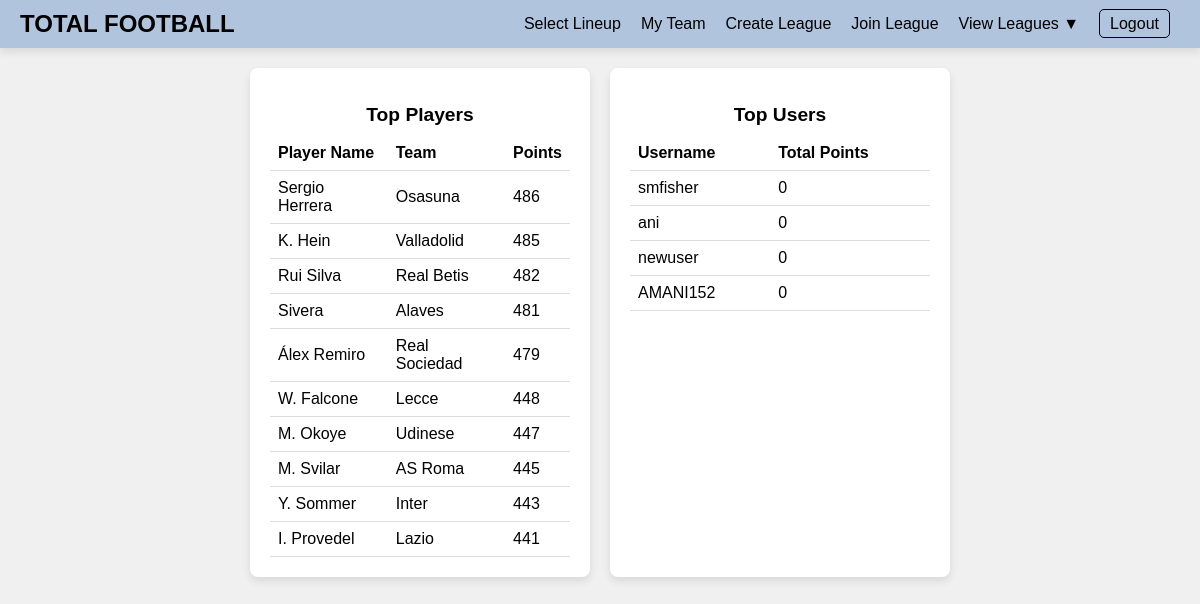
Page /homepage on the earlier database version.
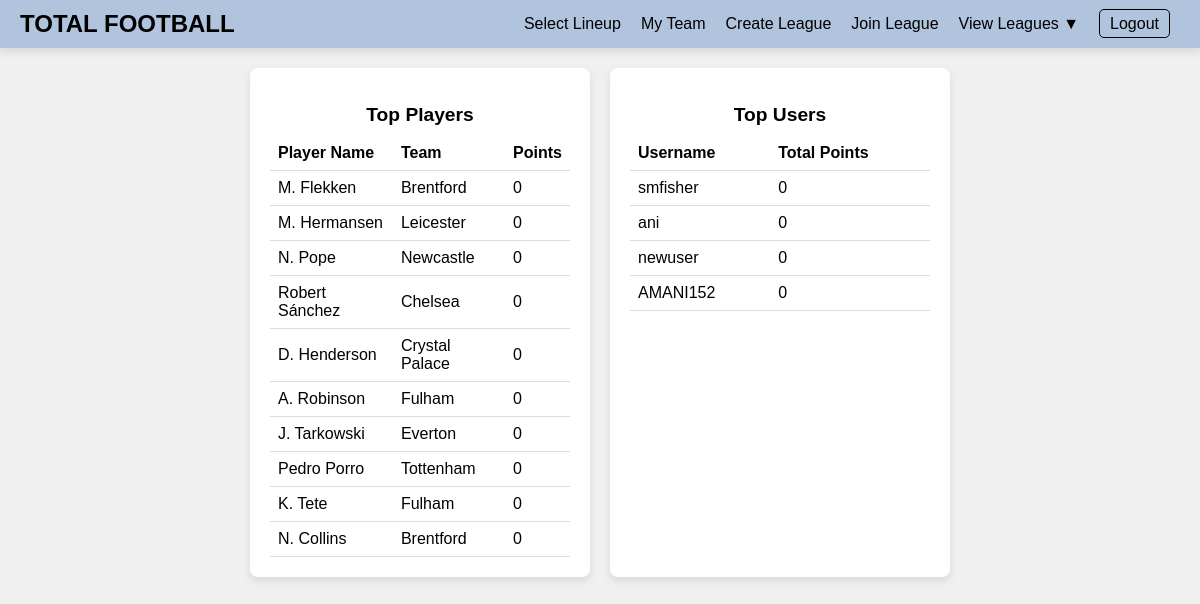
Same page on the later database version.
### totalfootball/models.py (models this page shows, shortened)
class Player(models.Model):
    name = models.CharField(max_length=100)
    team = models.CharField(max_length=100)
    league = models.CharField(max_length=100)
    position = models.CharField(max_length=50)
    price = models.DecimalField(max_digits=10, decimal_places=2)
    points = models.IntegerField(default=0)
    past_points = models.IntegerField(default=0)
    goals = models.IntegerField(default=0)
    assists = models.IntegerField(default=0)
    tackles = models.IntegerField(default=0)
    saves = models.IntegerField(default=0)
    duels = models.IntegerField(default=0)
    api_football_id = models.IntegerField(unique=True, null=True, blank=True)
    team_api_id = models.IntegerField(null=True, blank=True)
    league_api_id = models.IntegerField(null=True, blank=True)
    last_updated = models.DateTimeField(auto_now=True)  # Tracks when player data was last updated

class User(AbstractUser):
    email = models.EmailField(unique=True)
    team_name = models.CharField(max_length=100, blank=True, null=True)
    profile_image = models.ImageField(upload_to='profile_images/', blank=True, null=True)
    leagues = models.ManyToManyField('League', related_name='members', blank=True)

### totalfootball/views.py (the view)
# urls.py: path('homepage', homepage_action, name="homepage"),
def homepage_action(request):
    top_players = Player.objects.order_by('-points')[:10]
    teams = Team.objects.all()
    team_points = []
    for team in teams:
        captain_points = 0
        non_captain_points = 0
        if team.captain:
            captain_points = (team.captain.points or 0) * 2
        non_captain_points = team.players.exclude(id=team.captain_id).aggregate(
            total=Sum('points')
        )['total'] or 0
        total_points = captain_points + non_captain_points
        team_points.append({
            'username': team.user.username,
            'total_points': total_points,
        })
    top_users = sorted(team_points, key=lambda x: x['total_points'], reverse=True)[:10]
    context = {
        'top_players': top_players,
        'top_users': top_users,
    }
    return render(request, 'homepage.html', context)

### totalfootball/templates/homepage.html (shortened to what this page needs)
{% load static %}
<!doctype html>
<html lang="en">
    <head>
        <link rel="stylesheet" href="../static/homepage.css">
        <link rel="stylesheet" href="../static/header.css">
    </head>
    <body>
        <div class="header-box" id="id_header_div">
            <div class="centered" id="id_site_name">
                <a href="/homepage">TOTAL FOOTBALL</a>
            </div>
            <div class="bottom" id="id_nav_global_stream">
                <a href="/select-lineup">Select Lineup</a>
            </div>
            <div class="bottom" id="id_nav_follower_stream">
                <a href="/my-team">My Team</a>
            </div>
            <div class="bottom" id="id_nav_follower_stream">
                <a href="/create-league">Create League</a>
            </div>
            <div class="bottom" id="id_nav_follower_stream">
                <a href="/join-league">Join League</a>
            </div>
            <div class="bottom dropdown" id="id_nav_view_leagues">
                <span>View Leagues ▼</span>
            </div>
            <div class="bottom" id="id_nav_logout">
                <a href="/logout">Logout</a>
            </div>
        </div>
        <div class="leaderboard-container">
            <div class="leaderboard">
                <h2>Top Players</h2>
                <table>
                    <thead>
                        <tr>
                            <th>Player Name</th>
                            <th>Team</th>
                            <th>Points</th>
                        </tr>
                    </thead>
                    <tbody>
                        {% for player in top_players %}
                            <tr>
                                <td>{{ player.name }}</td>
                                <td>{{ player.team }}</td>
                                <td>{{ player.points }}</td>
                            </tr>
                        {% empty %}
                            <tr>
                                <td colspan="3">No players available.</td>
                            </tr>
                        {% endfor %}
                    </tbody>
                </table>
            </div>
            <div class="leaderboard">
                <h2>Top Users</h2>
                <table>
                    <thead>
                        <tr>
                            <th>Username</th>
                            <th>Total Points</th>
                        </tr>
                    </thead>
                    <tbody>
                        {% for team in top_users %}
                            <tr>
                                <td>{{ team.username }}</td>
                                <td>{{ team.total_points }}</td>
                            </tr>
                        {% empty %}
                            <tr>
                                <td colspan="2">No users available.</td>
                            </tr>
                        {% endfor %}
                    </tbody>
                </table>
            </div>
        </div>
    </body>
</html>

Differences in the rows shown:
removed Player: name "Sergio Herrera", team "Osasuna", points "486"
removed Player: name "K. Hein", team "Valladolid", points "485"
removed Player: name "Rui Silva", team "Real Betis", points "482"
removed Player: name "Sivera", team "Alaves", points "481"
removed Player: name "Álex Remiro", team "Real Sociedad", points "479"
removed Player: name "W. Falcone", team "Lecce", points "448"
removed Player: name "M. Okoye", team "Udinese", points "447"
removed Player: name "M. Svilar", team "AS Roma", points "445"
removed Player: name "Y. Sommer", team "Inter", points "443"
removed Player: name "I. Provedel", team "Lazio", points "441"
added Player: name "M. Flekken", team "Brentford", points "0"
added Player: name "M. Hermansen", team "Leicester", points "0"
added Player: name "N. Pope", team "Newcastle", points "0"
added Player: name "Robert Sánchez", team "Chelsea", points "0"
added Player: name "D. Henderson", team "Crystal Palace", points "0"
added Player: name "A. Robinson", team "Fulham", points "0"
added Player: name "J. Tarkowski", team "Everton", points "0"
added Player: name "Pedro Porro", team "Tottenham", points "0"
added Player: name "K. Tete", team "Fulham", points "0"
added Player: name "N. Collins", team "Brentford", points "0"
